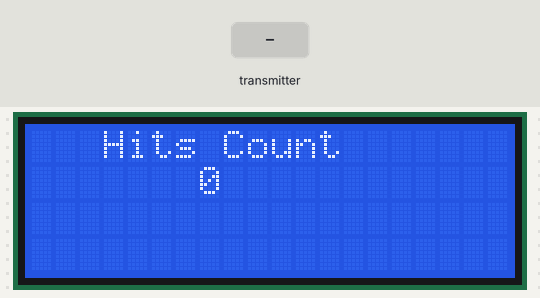
The sketch below on a simulated Arduino Uno, built with avr-gcc and run on an emulated ATmega328P. On the bench: 20×4 character LCD. Inputs (shaded band) come from the test bench. No radio packets arrive unless stated; what the sketch prints to the serial monitor is not drawn.

Above: at 1.2 s.
1.3 s: the transmitter starts sending ch1 = 64
At 2.4 s:
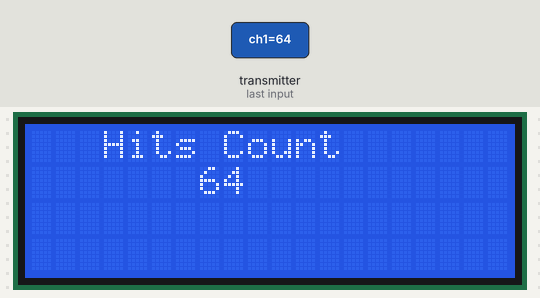
2.8 s: the transmitter starts sending ch1 = 128
At 4.0 s:
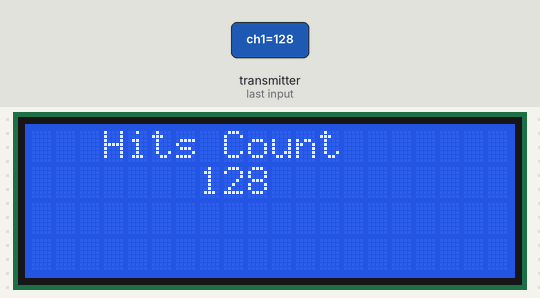
4.3 s: the transmitter starts sending ch1 = 0
At 5.1 s:
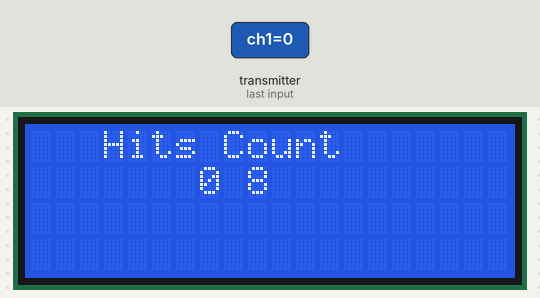
5.8 s: the transmitter starts sending ch1 = 255
At 6.4 s:
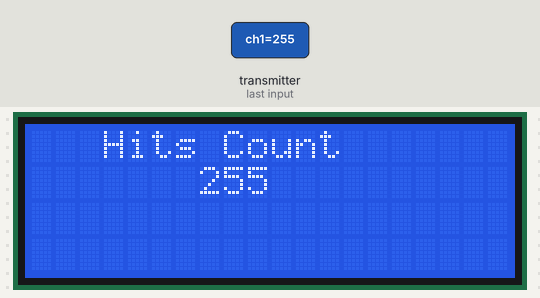
Timing chart, 0 to 8.3 s (numbered marks = the images above; inputs shaded):
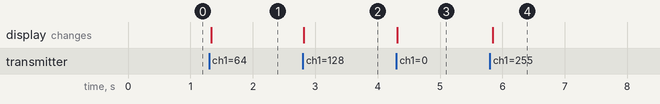

The sketch:

Marker_Counter_Receiver.ino
```cpp
// (licence header left out)
//Include Necessary Libraries
#include <SPI.h>
#include <nRF24L01.h>
#include <RF24.h>
#include <Wire.h>
#include <LiquidCrystal_I2C.h>

LiquidCrystal_I2C lcd(0x27,20,4);

//Declare nRF pin and const address
RF24 radio(2, 7); // CE, CSN
const byte address[6] = "000001";

struct Received_data {
  byte ch1;
  //byte ch2;
};

Received_data received_data;

int ch1_value = 0;
int ch2_value = 0;
int count = 0;
int marks = 0;
int piezoPin = 8;
String sp1 = " : ";

void setup() {
  lcd.init();
  lcd.backlight();
  Serial.begin(9600);
  radio.begin();
  radio.setAutoAck(false);
  radio.setPALevel(RF24_PA_MIN);
  radio.setDataRate(RF24_250KBPS);
  radio.openReadingPipe(0,address);
  radio.startListening();

  //received_data.ch1 = 0;
  //received_data.ch2 = 0;
}

unsigned long last_Time =0;

void receive_the_data()
{
  if(radio.available()> 0)
  {
    radio.read(&received_data, sizeof(Received_data));
    last_Time = millis();
  }
}
void loop() {
  lcd.setCursor(3,0);
  lcd.print("Hits Count");

  receive_the_data();
  ch1_value = received_data.ch1;

  if(ch1_value == 0) {
    lcd.setCursor(7,1);
    lcd.print(" ");
    lcd.setCursor(8,1);
    lcd.print(" ");
  }
  //ch2_value = received_data.ch2;
  //Serial.println(ch1_value + sp1 + ch2_value);

   lcd.setCursor(7,1);
   lcd.print(ch1_value);
   String sp1 = "Hits Count ";

  Serial.println(sp1 + ch1_value);
}
```

Measured:
- after the input at 1.3 s, the display: changes at once (image 1)
- after the input at 2.8 s, the display: changes at once (image 2)
- after the input at 4.3 s, the display: changes at once (image 3)
- after the input at 5.8 s, the display: changes after 0.05 s (image 4)
